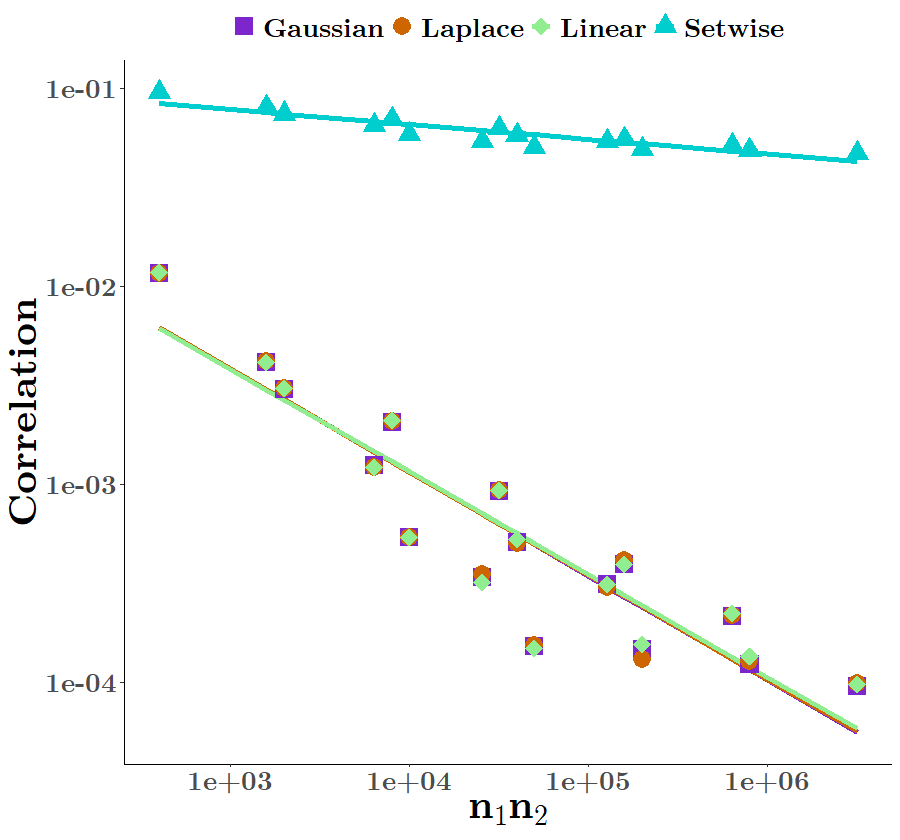

Generate this figure with R:
#### Generate data ####
if (FALSE) {
  
  N_vec <- 4^c(2,3,4,5)
  max_N <- max(N_vec)
  
  M_vec <-5^c(2,3,4,5)
  max_M <- max(M_vec)
  
  set.seed(1234)
  seen <- hDP_XT2(n1=max_N,n2=max_M,P00=runif,smpl_method = "alt",start = 1,c0=1,c=1)
  
  kernel_vec <- c("gaussian","laplace","setwise","linear")
  par_k = list(sigma = 1, beta = 1, set_left_lim = 0,set_right_lim = 0.95)
  
  
  val_mat <- expand.grid(N=N_vec,M=M_vec)
  val_mat$gaussian<- NA
  val_mat$laplace <- NA
  val_mat$setwise <- NA
  val_mat$linear <- NA
  
  
  require("doParallel")
  n_Cores <- detectCores()
  cluster <- makeCluster(n_Cores-1)
  registerDoParallel(cluster)
  
  
  N_baseln <-10000
  reps <- 10
  
  nrow_mat <- length(N_vec)*length(M_vec)
  for (i in 1:nrow_mat) {
    N <- val_mat$N[i]
    M <- val_mat$M[i]
    
    seen_now <- rbind(seen[1:N,],seen[(max_N+1):(max_N+M),])
    seen_now_mat <- hDP_XT2_to_mat(seen_now)[,c(1,3,4)]
    
    for (k in kernel_vec) {
      sum_vals <- foreach(i = seq_len(reps), .combine = sum, .inorder = FALSE, .export = c("do_outer_mat","do_diag_vec","quad.form","quad.3form","hDP_var_help_int_tabs","hDP_cov_help_int_tabs","logSumExp","update_q_probs","gibbs_tabs","gibbs_smpl_corr")) %dopar%
      {gibbs_anal_corr(N_baseln=N_baseln,seen = seen_now_mat,baseln=runif,c0=1,c=1,kernel = k,par_k = par_k)}
      val_mat[i,k] <- sum_vals/reps
    }
  }
  stopImplicitCluster()
  
  save(val_mat,file = "simulations/convergence_rate/convergence_rate.RData")
} else {
  load("simulations/convergence_rate/convergence_rate.RData")
}

lm_data <- data.frame(slope = rep(NA,4),p.val = rep(NA,4),r.sq = rep(NA,4))
rownames(lm_data) <- c("Gaussian","Laplace","Setwise","Linear")

for(k in kernel_vec <- c("Gaussian","Laplace","Setwise","Linear")){
  model_lm <- lm(log(corr) ~ log(NM),data=dplyr::filter(my_mat,kernel==k))
  lm_data[k,] <- c(summary(model_lm)$coefficients["log(NM)",c(1,4)],summary(model_lm)$r.squared)
}

save(lm_data,file = "simulations/convergence_rate/convergence_rate_lm_data.RData")

my_mat <- rbind(val_mat[,1:2],val_mat[,1:2],val_mat[,1:2],val_mat[,1:2])
my_mat$corr <- c(val_mat$gaussian,val_mat$laplace,val_mat$linear,val_mat$setwise)
my_mat$kernel <- as.factor(c(rep("Gaussian",16),rep("Laplace",16),rep("Linear",16),rep("Setwise",16)))
my_mat$NM <- my_mat$N*my_mat$M

my_new_mat <- my_mat %>%
  group_by(kernel) %>%
  mutate(corr.smooth = exp(predict(lm(log(corr) ~ log(NM)))))

loadfonts()
ggplot(data = my_new_mat)+ 
  scale_x_continuous(trans='log10') +
  scale_y_continuous(trans='log10') +
  geom_line(aes(x = N*M, y = corr.smooth,color = kernel),linewidth = 2) +
  geom_point(aes(x = N*M, y = corr,color = kernel, shape = kernel),size = 6) +
  #geom_point(aes(x = N*M, y = corr.smooth,color = kernel, shape = kernel),width = 2,size = 5) +
  labs(x = bquote(bold(n[1]*n[2])), y = "Correlation") +
  scale_color_manual(values = c("Gaussian"="purple3", "Laplace"="darkorange3","Linear"="lightgreen","Setwise"="cyan3")) + # associate each value of fill to a color
  scale_shape_manual(values = c("Gaussian"=15, "Laplace"=16,"Linear"=18,"Setwise"=17)) +
  theme_classic() +
  theme(axis.title = element_text(vjust = 0, family="LM Roman 10", size = 30,face="bold"),
        axis.text = element_text(size = 20, family="LM Roman 10", face = "bold"),
        panel.grid = element_line(size = 1.5),
        legend.position="top",
        legend.title = element_blank(),
        legend.text = element_text(family="LM Roman 10",size=20,face="bold"))

  
